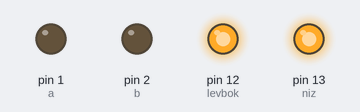
Recording of a sketch running on a simulated Arduino Uno, built with avr-gcc and run on an emulated ATmega328P. Parts: output pins drawn as LEDs (lit = HIGH).

Above: at 0.2 s.
At 1.2 s:
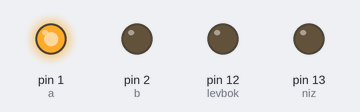
At 2.2 s:
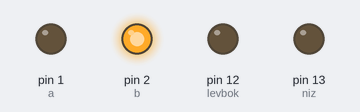
At 5.7 s:
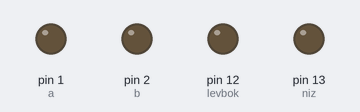
Timing chart, 0 to 6.9 s (numbered marks = the images above):
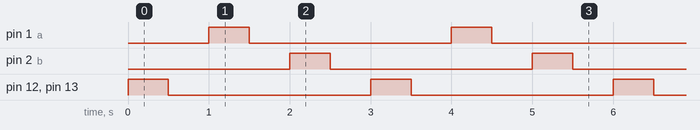

The sketch:

bomba1.ino
```cpp
int niz = 13;
int levbok = 12;
int pravbok = 11;
int a = 1;
int b = 2;
void setup() {
  // put your setup code here, to run once:
  pinMode(levbok, OUTPUT);
  pinMode(niz, OUTPUT);
  pinMode(a, OUTPUT);
   pinMode(b, OUTPUT);
}

void loop() {
  // put your main code here, to run repeatedly:
  digitalWrite(niz, HIGH);
   digitalWrite(levbok, HIGH);
  delay(500);
   digitalWrite(levbok, LOW);
  digitalWrite(niz, LOW);
  delay(500);
   digitalWrite(a, HIGH);
  delay(500);
   digitalWrite(a, LOW);
    delay(500);
  digitalWrite(b, HIGH);
 delay(500);
   digitalWrite(b, LOW);
    delay(500);
}
```

Measured:
- by itself, pin 1 (a), pin 2 (b), pin 12 (levbok), pin 13 (niz): alternates HIGH for 0.50 s and LOW for 2.5 s
- by itself, everything shown: repeats every 3.0 s, in 6 steps
